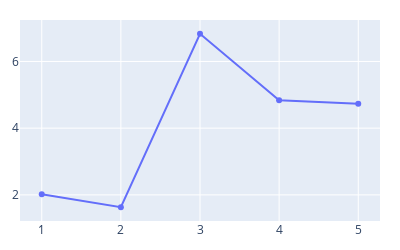

Source (notebook cell):
### Code cell
# adjustingfigf size, defualt is taking entire notebook width

fig = go.Figure(go.Scatter(
    x = [1,2,3,4,5],
    y = [2.02,1.63,6.83,4.84,4.73]
))

fig.update_layout(margin=dict(l=20,r=20,t=20,b=20), width=400, height=250)
fig.show()

### Figure 1 — Plotly figure (JSON) as saved in the notebook; plotly's stock layout.template omitted (floating-point values rounded to 4 significant figures)
{"data": [{"type": "scatter", "x": [1, 2, 3, 4, 5], "y": [2.02, 1.63, 6.83, 4.84, 4.73]}], "layout": {"height": 250, "margin": {"b": 20, "l": 20, "r": 20, "t": 20}, "width": 400}}
